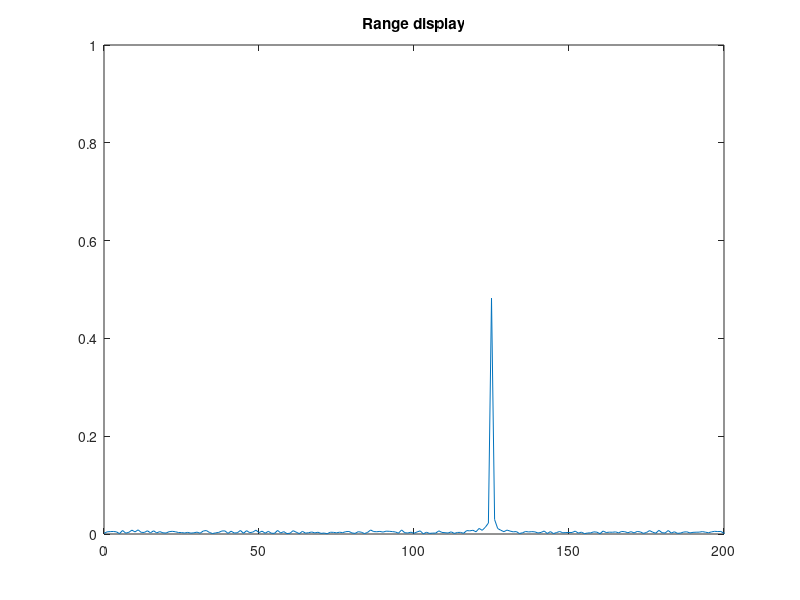
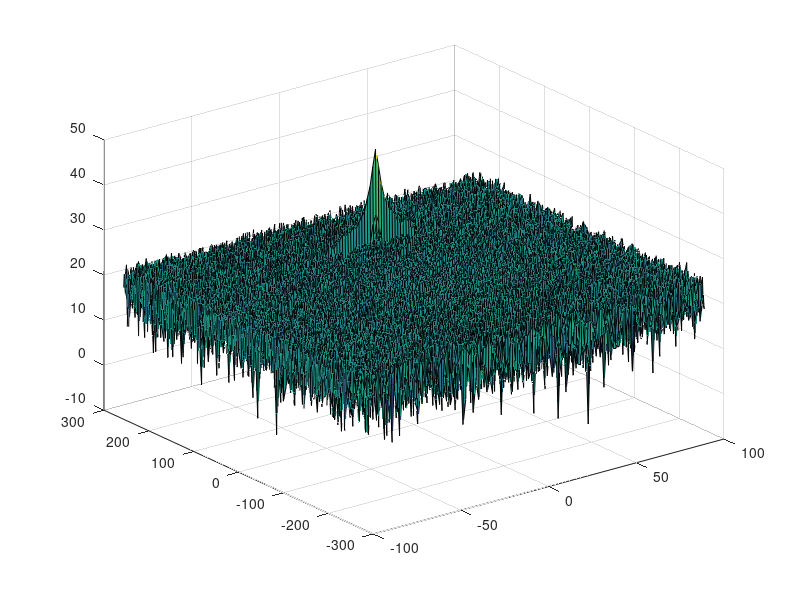

Here is the MATLAB script that generated these plots, in order: (Note: this script raises an error after producing the figures.)
clear all
clc

%% Radar Specifications 
%%%%%%%%%%%%%%%%%%%%%%%%%%%
% Frequency of operation = 77GHz
% Max Range = 200m
% Range Resolution = 1 m
% Max Velocity = 100 m/s
%%%%%%%%%%%%%%%%%%%%%%%%%%%

%speed of light = 3e8
%% User Defined Range and Velocity of target
% *%TODO* :
% define the target's initial position and velocity. Note : Velocity
% remains contant
 
Range_target = 125;
V_target = 10;

%% FMCW Waveform Generation

% *%TODO* :
%Design the FMCW waveform by giving the specs of each of its parameters.
% Calculate the Bandwidth (B), Chirp Time (Tchirp) and Slope (slope) of the FMCW
% chirp using the requirements above.


%Operating carrier frequency of Radar 
fc= 77e9;             %carrier freq Hz

Range_max = 200;  % (m)
Range_res = 1;    % (m)
V_max = 70;       % (m/s)
V_res = 3;        % (m/s)
c = 3e8;
B_sweep = c / (2 * Range_res);      % compute Bsweep
T_chirp = 5.5 * 2 * Range_max / c;
slope = B_sweep / T_chirp;
                                                          
%The number of chirps in one sequence. Its ideal to have 2^ value for the ease of running the FFT
%for Doppler Estimation. 
Nd=128;                   % #of doppler cells OR #of sent periods % number of chirps

%The number of samples on each chirp. 
Nr=1024;                  %for length of time OR # of range cells

% Timestamp for running the displacement scenario for every sample on each
% chirp
% start 0 length Nd*Tchirp  Nr*Nd samples
t=linspace(0, Nd*T_chirp, Nr*Nd); 

%Creating the vectors for Tx, Rx and Mix based on the total samples input.
Tx = zeros(1,length(t)); %transmitted signal
Rx = zeros(1,length(t)); %received signal
Mix = zeros(1,length(t)); %beat signal

%Similar vectors for range_covered and time delay.
r_t = zeros(1,length(t)); % range covered by the target
td = zeros(1,length(t));


%% Signal generation and Moving Target simulation
% Running the radar scenario over the time. 

for i=1:length(t)         
    
    
    % *%TODO* :
    % For each time stamp update the Range of the Target for constant velocity. 
    % x(t) = x(t-1) + V*DeltaT
    
    r_t(i) = Range_target+ V_target*(t(i));
    
    % compute tau
    td(i) = 2*r_t(i)/c;
    
    % *%TODO* :
    %For each time sample we need update the transmitted and
    %received signal.  Apply equations provided in the Section 2
    Tx(i) = cos(2*pi*(fc*t(i)+0.5*slope*t(i)^2));
    Rx (i) = cos(2*pi*(fc*(t(i)-td(i))+0.5*slope*(t(i)-td(i))^2));
    
    % *%TODO* :
    %Now by mixing the Transmit and Receive generate the beat signal
    %This is done by element wise matrix multiplication of Transmit and
    %Receiver Signal
    Mix(i) = Tx(i) .* Rx(i);
    
end

%% RANGE MEASUREMENT

% *%TODO* :
%reshape the vector into Nr*Nd array. Nr and Nd here would also define the size of
%Range and Doppler FFT respectively.
% get a matrix with Nr row / Nd column
Mix = reshape(Mix, [Nr, Nd]);

% *%TODO* :
%run the FFT on the beat signal along the range bins dimension (Nr) and
%normalize.
% According to documentation to take fft on range is: (by default take the
% first colomn
mix_fft = fft(Mix);

% *%TODO* :
% Take the absolute value of the normalized FFT output
P2 = abs(mix_fft / max(mix_fft));

% *%TODO* :
% Output of FFT is double sided signal, but we are interested in only one side of the spectrum.
% Hence we throw out half of the samples.
P1 = P2(1 : Nr/2 + 1);

% frequency range
f = (0 : (Nr / 2));
plot(f, P1);
title("Range display");
axis ([0 200 0 1]);


%% RANGE DOPPLER RESPONSE
% The 2D FFT implementation is already provided here. This will run a 2DFFT
% on the mixed signal (beat signal) output and generate a range doppler
% map.You will implement CFAR on the generated RDM


% Range Doppler Map Generation.

% The output of the 2D FFT is an image that has reponse in the range and
% doppler FFT bins. So, it is important to convert the axis from bin sizes
% to range and doppler based on their Max values.

Mix=reshape(Mix,[Nr,Nd]);

% 2D FFT using the FFT size for both dimensions.
sig_fft2 = fft2(Mix,Nr,Nd);

% Taking just one side of signal from Range dimension.
sig_fft2 = sig_fft2(1:Nr/2,1:Nd);
% shift to zero component to the center of the array
sig_fft2 = fftshift (sig_fft2);

RDM = abs(sig_fft2);
RDM = 10*log10(RDM) ;


%% CFAR implementation

%Slide Window through the complete Range Doppler Map

% *%TODO* :
%Select the number of Training Cells in both the dimensions.
T_range = 8;
T_doppler = 8;

% *%TODO* :
%Select the number of Guard Cells in both dimensions around the Cell under 
%test (CUT) for accurate estimation
G_range = 4;
G_doppler = 4;

% Apply formulae from Udacitu lessons
Grid_size = (2*T_range + 2*G_range + 1)*(2*T_doppler + 2*G_doppler + 1);
Guard_cells = (2*G_doppler + 1)*(2*G_range + 1);
Training_cells = Grid_size - Guard_cells;
disp(Training_cells);
% *%TODO* :
% offset the threshold by SNR value in dB
offset = 6;

% *%TODO* :
%Create a vector to store noise_level for each iteration on training cells
noise_level = zeros(1,1);

% *%TODO* :
%design a loop such that it slides the CUT across range doppler map by
%giving margins at the edges for Training and Guard Cells.
%For every iteration sum the signal level within all the training
%cells. To sum convert the value from logarithmic to linear using db2pow
%function. Average the summed values for all of the training
%cells used. After averaging convert it back to logarithimic using pow2db.
%Further add the offset to it to determine the threshold. Next, compare the
%signal under CUT with this threshold. If the CUT level > threshold assign
%it a value of 1, else equate it to 0.

doppler_axis = linspace(-100,100,Nd);
range_axis = linspace(-200,200,Nr/2)*((Nr/2)/400);
figure,surf(doppler_axis,range_axis,RDM);

% Use RDM[x,y] as the matrix from the output of 2D FFT for implementing
% CFAR

% Create a new array - same dimensions are DBM in which we store the result
% of CFAR
cfar_output = zeros(Nr/2,Nd);

% loop over  Range - as we did before we take only half range of Nr
for i = 1: (Nr/2 -2*(T_range + G_range))
    
    % loop of doppler
    for j =1:(Nd- 2*(T_doppler + G_doppler))
     
        % Sum over Training + Guard cells
        s1 = sum(db2pow(RDM(i:i+2*T_range+2*G_range, j:j+2*T_doppler+2*G_doppler)),'all');
        
        % Sum over guard cells only
        s2 = sum(db2pow(RDM(i+T_range:i+T_range+2*G_range, j+T_doppler:j+T_doppler+2*G_doppler)),'all');
        
        % extract the noise from the guard cells (including CUT)
        noise_level = s1 - s2;
        
        threshold = noise_level/Training_cells;      
        threshold = pow2db(threshold) + offset;
        threshold = db2pow(threshold);
        
        % Now pick the cell under test which is the T+G cells away from the
        % first training cell and seasure the signal level
        signal = db2pow(RDM(i+T_range + G_range, j+T_doppler + G_doppler));
        
        %disp(signal);
        %disp(noise_level);
        % If the signal level at Cell Under Test belows the threshold then
        % assign it to 0 value
        if (signal <= threshold)
            signal = 0;
        else 
            signal = 1;
            disp("good");
        end
       
     cfar_output(i+T_range + G_range,j+T_doppler + G_doppler) = signal; 
     
        
    end
end


% *%TODO* :
% The process above will generate a thresholded block, which is smaller 
%than the Range Doppler Map as the CUT cannot be located at the edges of
%matrix. Hence,few cells will not be thresholded. To keep the map size same
% set those values to 0. 

% *%TODO* :
%display the CFAR output using the Surf function like we did for Range
%Doppler Response output.
figure,surf(doppler_axis,range_axis, cfar_output);
colorbar;



 
 